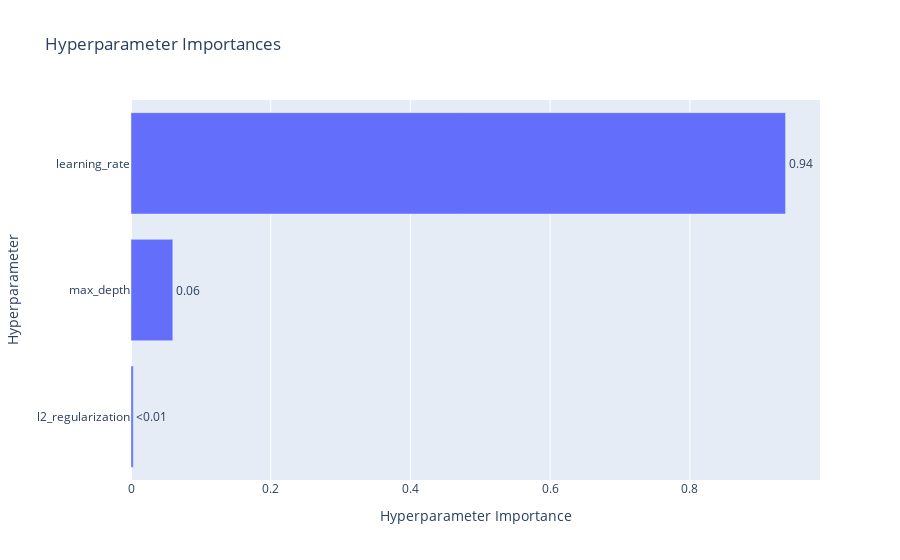

This figure's notebook cell:
### Markdown cell above
2. **Which hyperparameters had the greatest impact on the defined objective?**

To answer this, we use `optuna.visualization.plot_param_importances()`.  
Under the hood, it relies on a **fANOVA importance evaluator**, which trains a RandomForest to predict the objective scores and identifies the hyperparameters that contributed most to performance variations.

### Code cell
optuna.visualization.plot_param_importances(study=study)

### Figure 1 — Plotly figure (JSON) as saved in the notebook; plotly's stock layout.template omitted (floating-point values rounded to 4 significant figures)
{"data": [{"cliponaxis": false, "hovertemplate": ["l2_regularization (CategoricalDistribution): 0.0032302405913427193<extra></extra>", "max_depth (IntDistribution): 0.05984327187325235<extra></extra>", "learning_rate (FloatDistribution): 0.9369264875354049<extra></extra>"], "name": "Objective Value", "orientation": "h", "text": ["<0.01", "0.06", "0.94"], "textposition": "outside", "type": "bar", "x": [0.00323, 0.05984, 0.9369], "y": ["l2_regularization", "max_depth", "learning_rate"]}], "layout": {"title": {"text": "Hyperparameter Importances"}, "xaxis": {"title": {"text": "Hyperparameter Importance"}}, "yaxis": {"title": {"text": "Hyperparameter"}}}}
